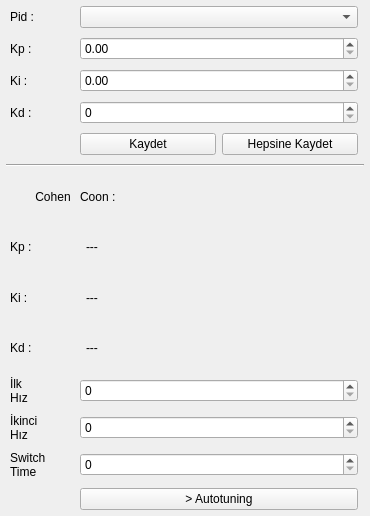
                 <widget class="QWidget" name="page_pid">
                  <property name="geometry">
                   <rect>
                    <x>0</x>
                    <y>0</y>
                    <width>370</width>
                    <height>516</height>
                   </rect>
                  </property>
                  <attribute name="label">
                   <string>Pid</string>
                  </attribute>
                  <layout class="QGridLayout" name="gridLayout_17" rowstretch="1,0,0,0,0,0,0,0,0,0,0,0,0,0" columnstretch="1,2,2,0">
                   <property name="leftMargin">
                    <number>6</number>
                   </property>
                   <property name="topMargin">
                    <number>6</number>
                   </property>
                   <property name="rightMargin">
                    <number>6</number>
                   </property>
                   <property name="bottomMargin">
                    <number>6</number>
                   </property>
                   <property name="horizontalSpacing">
                    <number>6</number>
                   </property>
                   <property name="verticalSpacing">
                    <number>9</number>
                   </property>
                   <item row="4" column="2">
                    <widget class="QPushButton" name="pushButton_save_pid_to_all">
                     <property name="cursor">
                      <cursorShape>PointingHandCursor</cursorShape>
                     </property>
                     <property name="text">
                      <string>Hepsine Kaydet</string>
                     </property>
                    </widget>
                   </item>
                   <item row="4" column="1">
                    <widget class="QPushButton" name="pushButton_save_pid">
                     <property name="cursor">
                      <cursorShape>PointingHandCursor</cursorShape>
                     </property>
                     <property name="text">
                      <string>Kaydet</string>
                     </property>
                    </widget>
                   </item>
                   <item row="7" column="0">
                    <widget class="QLabel" name="label_133">
                     <property name="text">
                      <string>Kp :</string>
                     </property>
                     <property name="alignment">
                      <set>Qt::AlignLeading|Qt::AlignLeft|Qt::AlignVCenter</set>
                     </property>
                     <property name="indent">
                      <number>4</number>
                     </property>
                    </widget>
                   </item>
                   <item row="12" column="0">
                    <widget class="QLabel" name="label_141">
                     <property name="text">
                      <string>Switch
Time</string>
                     </property>
                     <property name="alignment">
                      <set>Qt::AlignLeading|Qt::AlignLeft|Qt::AlignVCenter</set>
                     </property>
                     <property name="indent">
                      <number>4</number>
                     </property>
                    </widget>
                   </item>
                   <item row="9" column="0">
                    <widget class="QLabel" name="label_135">
                     <property name="text">
                      <string>Kd :</string>
                     </property>
                     <property name="alignment">
                      <set>Qt::AlignLeading|Qt::AlignLeft|Qt::AlignVCenter</set>
                     </property>
                     <property name="indent">
                      <number>4</number>
                     </property>
                    </widget>
                   </item>
                   <item row="6" column="1">
                    <widget class="QLabel" name="label_142">
                     <property name="text">
                      <string>Coon :</string>
                     </property>
                    </widget>
                   </item>
                   <item row="0" column="0">
                    <widget class="QLabel" name="label_108">
                     <property name="text">
                      <string>Pid :</string>
                     </property>
                     <property name="alignment">
                      <set>Qt::AlignLeading|Qt::AlignLeft|Qt::AlignVCenter</set>
                     </property>
                     <property name="indent">
                      <number>4</number>
                     </property>
                    </widget>
                   </item>
                   <item row="9" column="1">
                    <widget class="QLabel" name="label_step_resp_CC_Kd">
                     <property name="text">
                      <string>---</string>
                     </property>
                     <property name="alignment">
                      <set>Qt::AlignLeading|Qt::AlignLeft|Qt::AlignVCenter</set>
                     </property>
                     <property name="indent">
                      <number>6</number>
                     </property>
                    </widget>
                   </item>
                   <item row="2" column="0">
                    <widget class="QLabel" name="label_110">
                     <property name="text">
                      <string>Ki :</string>
                     </property>
                     <property name="alignment">
                      <set>Qt::AlignLeading|Qt::AlignLeft|Qt::AlignVCenter</set>
                     </property>
                     <property name="indent">
                      <number>4</number>
                     </property>
                    </widget>
                   </item>
                   <item row="8" column="0">
                    <widget class="QLabel" name="label_134">
                     <property name="text">
                      <string>Ki :</string>
                     </property>
                     <property name="alignment">
                      <set>Qt::AlignLeading|Qt::AlignLeft|Qt::AlignVCenter</set>
                     </property>
                     <property name="indent">
                      <number>4</number>
                     </property>
                    </widget>
                   </item>
                   <item row="7" column="1">
                    <widget class="QLabel" name="label_step_resp_CC_KP">
                     <property name="text">
                      <string>---</string>
                     </property>
                     <property name="alignment">
                      <set>Qt::AlignLeading|Qt::AlignLeft|Qt::AlignVCenter</set>
                     </property>
                     <property name="indent">
                      <number>6</number>
                     </property>
                    </widget>
                   </item>
                   <item row="10" column="0">
                    <widget class="QLabel" name="label_139">
                     <property name="text">
                      <string>İlk
Hız</string>
                     </property>
                     <property name="alignment">
                      <set>Qt::AlignLeading|Qt::AlignLeft|Qt::AlignVCenter</set>
                     </property>
                     <property name="indent">
                      <number>4</number>
                     </property>
                    </widget>
                   </item>
                   <item row="8" column="1">
                    <widget class="QLabel" name="label_step_resp_CC_Ki">
                     <property name="text">
                      <string>---</string>
                     </property>
                     <property name="alignment">
                      <set>Qt::AlignLeading|Qt::AlignLeft|Qt::AlignVCenter</set>
                     </property>
                     <property name="indent">
                      <number>6</number>
                     </property>
                    </widget>
                   </item>
                   <item row="5" column="0" colspan="4">
                    <widget class="Line" name="line_7">
                     <property name="orientation">
                      <enum>Qt::Horizontal</enum>
                     </property>
                    </widget>
                   </item>
                   <item row="6" column="0">
                    <widget class="QLabel" name="label_132">
                     <property name="text">
                      <string>Cohen </string>
                     </property>
                     <property name="alignment">
                      <set>Qt::AlignRight|Qt::AlignTrailing|Qt::AlignVCenter</set>
                     </property>
                    </widget>
                   </item>
                   <item row="1" column="0">
                    <widget class="QLabel" name="label_109">
                     <property name="text">
                      <string>Kp :</string>
                     </property>
                     <property name="alignment">
                      <set>Qt::AlignLeading|Qt::AlignLeft|Qt::AlignVCenter</set>
                     </property>
                     <property name="indent">
                      <number>4</number>
                     </property>
                    </widget>
                   </item>
                   <item row="3" column="0">
                    <widget class="QLabel" name="label_111">
                     <property name="text">
                      <string>Kd :</string>
                     </property>
                     <property name="alignment">
                      <set>Qt::AlignLeading|Qt::AlignLeft|Qt::AlignVCenter</set>
                     </property>
                     <property name="indent">
                      <number>4</number>
                     </property>
                    </widget>
                   </item>
                   <item row="11" column="0">
                    <widget class="QLabel" name="label_140">
                     <property name="text">
                      <string>İkinci
Hız</string>
                     </property>
                     <property name="alignment">
                      <set>Qt::AlignLeading|Qt::AlignLeft|Qt::AlignVCenter</set>
                     </property>
                     <property name="indent">
                      <number>4</number>
                     </property>
                    </widget>
                   </item>
                   <item row="0" column="1" colspan="2">
                    <widget class="QComboBox" name="comboBox_pid">
                     <property name="cursor">
                      <cursorShape>PointingHandCursor</cursorShape>
                     </property>
                    </widget>
                   </item>
                   <item row="13" column="1" colspan="2">
                    <widget class="QPushButton" name="pushButton_step_response">
                     <property name="cursor">
                      <cursorShape>PointingHandCursor</cursorShape>
                     </property>
                     <property name="text">
                      <string>&gt; Autotuning</string>
                     </property>
                    </widget>
                   </item>
                   <item row="12" column="1" colspan="2">
                    <widget class="QSpinBox" name="spinBox_step_transition_time">
                     <property name="maximum">
                      <number>999999</number>
                     </property>
                    </widget>
                   </item>
                   <item row="11" column="1" colspan="2">
                    <widget class="QSpinBox" name="spinBox_autotuning_second_speed">
                     <property name="maximum">
                      <number>999999</number>
                     </property>
                    </widget>
                   </item>
                   <item row="10" column="1" colspan="2">
                    <widget class="QSpinBox" name="spinBox_autotuning_first_speed">
                     <property name="maximum">
                      <number>999999</number>
                     </property>
                    </widget>
                   </item>
                   <item row="3" column="1" colspan="2">
                    <widget class="QSpinBox" name="doubleSpinBox_kd_pace">
                     <property name="maximum">
                      <number>999999</number>
                     </property>
                    </widget>
                   </item>
                   <item row="2" column="1" colspan="2">
                    <widget class="QDoubleSpinBox" name="doubleSpinBox_ki_pace">
                     <property name="maximum">
                      <double>999999.000000000000000</double>
                     </property>
                     <property name="singleStep">
                      <double>0.100000000000000</double>
                     </property>
                    </widget>
                   </item>
                   <item row="1" column="1" colspan="2">
                    <widget class="QDoubleSpinBox" name="doubleSpinBox_kp_pace">
                     <property name="maximum">
                      <double>999999.000000000000000</double>
                     </property>
                     <property name="singleStep">
                      <double>0.100000000000000</double>
                     </property>
                    </widget>
                   </item>
                  </layout>
                 </widget>
